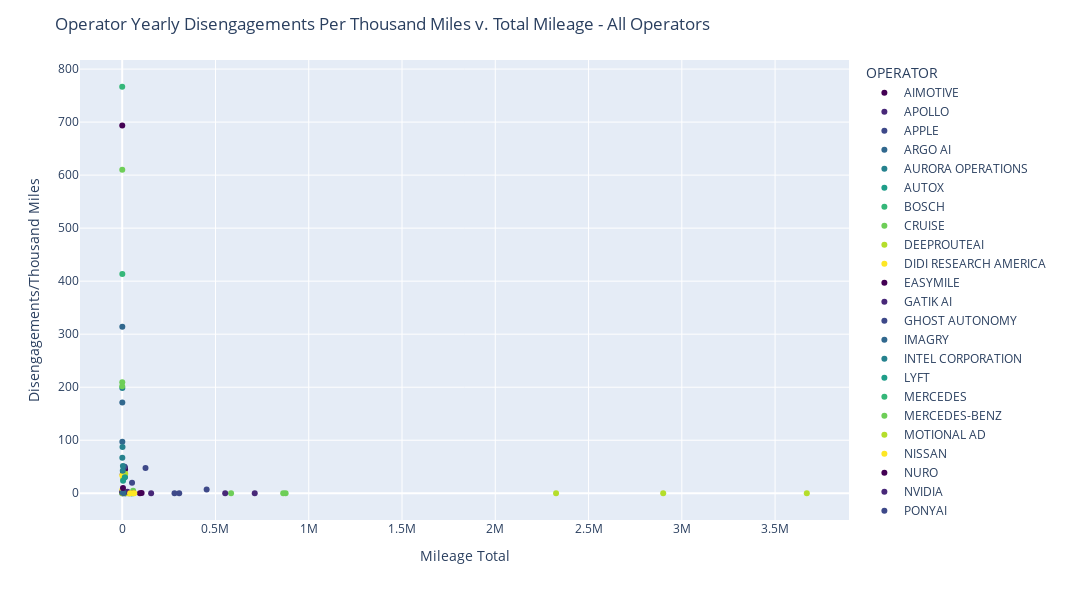

Notebook cell for this chart:
### Markdown cell above
### Graphing RATE of dsengagements against total miles

### Code cell
# Showing each operator each year 
fig = px.scatter(dptm, x="Mileage Total", y="Disengagements/Thousand Miles", color="OPERATOR",
                 color_discrete_sequence=px.colors.sequential.Viridis)
fig.update_layout(title='Operator Yearly Disengagements Per Thousand Miles v. Total Mileage - All Operators', height=600, width=1200)
fig.write_image("Images/disengagements_per_thousand_miles_vs_miles_driven.jpg")
fig.show()

### Figure 1 — Plotly figure (JSON) as saved in the notebook; plotly's stock layout.template omitted (floating-point values rounded to 4 significant figures)
{"data": [{"hovertemplate": "OPERATOR=AIMOTIVE<br>Mileage Total=%{x}<br>Disengagements/Thousand Miles=%{y}<extra></extra>", "legendgroup": "AIMOTIVE", "marker": {"color": "#440154", "symbol": "circle"}, "mode": "markers", "name": "AIMOTIVE", "orientation": "v", "showlegend": true, "type": "scatter", "x": [2976, 15215, 14880.0], "xaxis": "x", "y": [35.62, 44.69, 47.59], "yaxis": "y"}, {"hovertemplate": "OPERATOR=APOLLO<br>Mileage Total=%{x}<br>Disengagements/Thousand Miles=%{y}<extra></extra>", "legendgroup": "APOLLO", "marker": {"color": "#482878", "symbol": "circle"}, "mode": "markers", "name": "APOLLO", "orientation": "v", "showlegend": true, "type": "scatter", "x": [1468.0, 2477, 15310.0], "xaxis": "x", "y": [0.6814, 0, 0.1959], "yaxis": "y"}, {"hovertemplate": "OPERATOR=APPLE<br>Mileage Total=%{x}<br>Disengagements/Thousand Miles=%{y}<extra></extra>", "legendgroup": "APPLE", "marker": {"color": "#3e4989", "symbol": "circle"}, "mode": "markers", "name": "APPLE", "orientation": "v", "showlegend": true, "type": "scatter", "x": [13272, 125100.0, 452700.0], "xaxis": "x", "y": [49.95, 47.82, 7.055], "yaxis": "y"}, {"hovertemplate": "OPERATOR=ARGO AI<br>Mileage Total=%{x}<br>Disengagements/Thousand Miles=%{y}<extra></extra>", "legendgroup": "ARGO AI", "marker": {"color": "#31688e", "symbol": "circle"}, "mode": "markers", "name": "ARGO AI", "orientation": "v", "showlegend": true, "type": "scatter", "x": [36730.0, 18640.0], "xaxis": "x", "y": [0.02722, 0.05365], "yaxis": "y"}, {"hovertemplate": "OPERATOR=AURORA OPERATIONS<br>Mileage Total=%{x}<br>Disengagements/Thousand Miles=%{y}<extra></extra>", "legendgroup": "AURORA OPERATIONS", "marker": {"color": "#26828e", "symbol": "circle"}, "mode": "markers", "name": "AURORA OPERATIONS", "orientation": "v", "showlegend": true, "type": "scatter", "x": [12650.0, 25.86, 700.3], "xaxis": "x", "y": [0.7116, 0, 67.12], "yaxis": "y"}, {"hovertemplate": "OPERATOR=AUTOX<br>Mileage Total=%{x}<br>Disengagements/Thousand Miles=%{y}<extra></extra>", "legendgroup": "AUTOX", "marker": {"color": "#1f9e89", "symbol": "circle"}, "mode": "markers", "name": "AUTOX", "orientation": "v", "showlegend": true, "type": "scatter", "x": [50108, 49314, 7870], "xaxis": "x", "y": [0.01996, 0.02028, 0], "yaxis": "y"}, {"hovertemplate": "OPERATOR=BOSCH<br>Mileage Total=%{x}<br>Disengagements/Thousand Miles=%{y}<extra></extra>", "legendgroup": "BOSCH", "marker": {"color": "#35b779", "symbol": "circle"}, "mode": "markers", "name": "BOSCH", "orientation": "v", "showlegend": true, "type": "scatter", "x": [759.3], "xaxis": "x", "y": [413.5], "yaxis": "y"}, {"hovertemplate": "OPERATOR=CRUISE<br>Mileage Total=%{x}<br>Disengagements/Thousand Miles=%{y}<extra></extra>", "legendgroup": "CRUISE", "marker": {"color": "#6ece58", "symbol": "circle"}, "mode": "markers", "name": "CRUISE", "orientation": "v", "showlegend": true, "type": "scatter", "x": [876100.0, 863100.0, 583600.0], "xaxis": "x", "y": [0.02397, 0.01043, 0], "yaxis": "y"}, {"hovertemplate": "OPERATOR=DEEPROUTEAI<br>Mileage Total=%{x}<br>Disengagements/Thousand Miles=%{y}<extra></extra>", "legendgroup": "DEEPROUTEAI", "marker": {"color": "#b5de2b", "symbol": "circle"}, "mode": "markers", "name": "DEEPROUTEAI", "orientation": "v", "showlegend": true, "type": "scatter", "x": [30872, 761], "xaxis": "x", "y": [0.06478, 0], "yaxis": "y"}, {"hovertemplate": "OPERATOR=DIDI RESEARCH AMERICA<br>Mileage Total=%{x}<br>Disengagements/Thousand Miles=%{y}<extra></extra>", "legendgroup": "DIDI RESEARCH AMERICA", "marker": {"color": "#fde725", "symbol": "circle"}, "mode": "markers", "name": "DIDI RESEARCH AMERICA", "orientation": "v", "showlegend": true, "type": "scatter", "x": [40740.0, 38270.0, 4004.0], "xaxis": "x", "y": [0.02454, 0.05227, 0.2497], "yaxis": "y"}, {"hovertemplate": "OPERATOR=EASYMILE<br>Mileage Total=%{x}<br>Disengagements/Thousand Miles=%{y}<extra></extra>", "legendgroup": "EASYMILE", "marker": {"color": "#440154", "symbol": "circle"}, "mode": "markers", "name": "EASYMILE", "orientation": "v", "showlegend": true, "type": "scatter", "x": [320], "xaxis": "x", "y": [693.8], "yaxis": "y"}, {"hovertemplate": "OPERATOR=GATIK AI<br>Mileage Total=%{x}<br>Disengagements/Thousand Miles=%{y}<extra></extra>", "legendgroup": "GATIK AI", "marker": {"color": "#482878", "symbol": "circle"}, "mode": "markers", "name": "GATIK AI", "orientation": "v", "showlegend": true, "type": "scatter", "x": [1924, 1016, 634], "xaxis": "x", "y": [3.119, 2.953, 3.155], "yaxis": "y"}, {"hovertemplate": "OPERATOR=GHOST AUTONOMY<br>Mileage Total=%{x}<br>Disengagements/Thousand Miles=%{y}<extra></extra>", "legendgroup": "GHOST AUTONOMY", "marker": {"color": "#3e4989", "symbol": "circle"}, "mode": "markers", "name": "GHOST AUTONOMY", "orientation": "v", "showlegend": true, "type": "scatter", "x": [14560.0, 52770.0], "xaxis": "x", "y": [30.77, 19.59], "yaxis": "y"}, {"hovertemplate": "OPERATOR=IMAGRY<br>Mileage Total=%{x}<br>Disengagements/Thousand Miles=%{y}<extra></extra>", "legendgroup": "IMAGRY", "marker": {"color": "#31688e", "symbol": "circle"}, "mode": "markers", "name": "IMAGRY", "orientation": "v", "showlegend": true, "type": "scatter", "x": [731.2, 650.1, 723.6], "xaxis": "x", "y": [97.09, 313.8, 171.4], "yaxis": "y"}, {"hovertemplate": "OPERATOR=INTEL CORPORATION<br>Mileage Total=%{x}<br>Disengagements/Thousand Miles=%{y}<extra></extra>", "legendgroup": "INTEL CORPORATION", "marker": {"color": "#26828e", "symbol": "circle"}, "mode": "markers", "name": "INTEL CORPORATION", "orientation": "v", "showlegend": true, "type": "scatter", "x": [781], "xaxis": "x", "y": [198.5], "yaxis": "y"}, {"hovertemplate": "OPERATOR=LYFT<br>Mileage Total=%{x}<br>Disengagements/Thousand Miles=%{y}<extra></extra>", "legendgroup": "LYFT", "marker": {"color": "#1f9e89", "symbol": "circle"}, "mode": "markers", "name": "LYFT", "orientation": "v", "showlegend": true, "type": "scatter", "x": [11200.0], "xaxis": "x", "y": [2.054], "yaxis": "y"}, {"hovertemplate": "OPERATOR=MERCEDES<br>Mileage Total=%{x}<br>Disengagements/Thousand Miles=%{y}<extra></extra>", "legendgroup": "MERCEDES", "marker": {"color": "#35b779", "symbol": "circle"}, "mode": "markers", "name": "MERCEDES", "orientation": "v", "showlegend": true, "type": "scatter", "x": [58340.0], "xaxis": "x", "y": [0], "yaxis": "y"}, {"hovertemplate": "OPERATOR=MERCEDES-BENZ<br>Mileage Total=%{x}<br>Disengagements/Thousand Miles=%{y}<extra></extra>", "legendgroup": "MERCEDES-BENZ", "marker": {"color": "#6ece58", "symbol": "circle"}, "mode": "markers", "name": "MERCEDES-BENZ", "orientation": "v", "showlegend": true, "type": "scatter", "x": [58613, 52980.0], "xaxis": "x", "y": [4.641, 0.7173], "yaxis": "y"}, {"hovertemplate": "OPERATOR=MOTIONAL AD<br>Mileage Total=%{x}<br>Disengagements/Thousand Miles=%{y}<extra></extra>", "legendgroup": "MOTIONAL AD", "marker": {"color": "#b5de2b", "symbol": "circle"}, "mode": "markers", "name": "MOTIONAL AD", "orientation": "v", "showlegend": true, "type": "scatter", "x": [4939.0, 16210.0], "xaxis": "x", "y": [27.33, 36.57], "yaxis": "y"}, {"hovertemplate": "OPERATOR=NISSAN<br>Mileage Total=%{x}<br>Disengagements/Thousand Miles=%{y}<extra></extra>", "legendgroup": "NISSAN", "marker": {"color": "#fde725", "symbol": "circle"}, "mode": "markers", "name": "NISSAN", "orientation": "v", "showlegend": true, "type": "scatter", "x": [508, 1194.0, 4825], "xaxis": "x", "y": [33.46, 6.699, 3.523], "yaxis": "y"}, {"hovertemplate": "OPERATOR=NURO<br>Mileage Total=%{x}<br>Disengagements/Thousand Miles=%{y}<extra></extra>", "legendgroup": "NURO", "marker": {"color": "#440154", "symbol": "circle"}, "mode": "markers", "name": "NURO", "orientation": "v", "showlegend": true, "type": "scatter", "x": [59100.0, 94980.0, 104000.0], "xaxis": "x", "y": [0.3892, 0.1579, 0.4519], "yaxis": "y"}, {"hovertemplate": "OPERATOR=NVIDIA<br>Mileage Total=%{x}<br>Disengagements/Thousand Miles=%{y}<extra></extra>", "legendgroup": "NVIDIA", "marker": {"color": "#482878", "symbol": "circle"}, "mode": "markers", "name": "NVIDIA", "orientation": "v", "showlegend": true, "type": "scatter", "x": [28004, 7169.0], "xaxis": "x", "y": [2.928, 0.9764], "yaxis": "y"}, {"hovertemplate": "OPERATOR=PONYAI<br>Mileage Total=%{x}<br>Disengagements/Thousand Miles=%{y}<extra></extra>", "legendgroup": "PONYAI", "marker": {"color": "#3e4989", "symbol": "circle"}, "mode": "markers", "name": "PONYAI", "orientation": "v", "showlegend": true, "type": "scatter", "x": [305600.0, 280412], "xaxis": "x", "y": [0.06871, 0.07132], "yaxis": "y"}, {"hovertemplate": "OPERATOR=QCRAFT<br>Mileage Total=%{x}<br>Disengagements/Thousand Miles=%{y}<extra></extra>", "legendgroup": "QCRAFT", "marker": {"color": "#31688e", "symbol": "circle"}, "mode": "markers", "name": "QCRAFT", "orientation": "v", "showlegend": true, "type": "scatter", "x": [6320, 2589], "xaxis": "x", "y": [0.7911, 1.159], "yaxis": "y"}, {"hovertemplate": "OPERATOR=QUALCOMM TECHNOLOGIES<br>Mileage Total=%{x}<br>Disengagements/Thousand Miles=%{y}<extra></extra>", "legendgroup": "QUALCOMM TECHNOLOGIES", "marker": {"color": "#26828e", "symbol": "circle"}, "mode": "markers", "name": "QUALCOMM TECHNOLOGIES", "orientation": "v", "showlegend": true, "type": "scatter", "x": [1635, 3017, 3837], "xaxis": "x", "y": [87.46, 42.43, 51.34], "yaxis": "y"}, {"hovertemplate": "OPERATOR=TOYOTA RESEARCH INSTITUTE<br>Mileage Total=%{x}<br>Disengagements/Thousand Miles=%{y}<extra></extra>", "legendgroup": "TOYOTA RESEARCH INSTITUTE", "marker": {"color": "#1f9e89", "symbol": "circle"}, "mode": "markers", "name": "TOYOTA RESEARCH INSTITUTE", "orientation": "v", "showlegend": true, "type": "scatter", "x": [13959, 4774], "xaxis": "x", "y": [30.02, 23.46], "yaxis": "y"}, {"hovertemplate": "OPERATOR=UDELV<br>Mileage Total=%{x}<br>Disengagements/Thousand Miles=%{y}<extra></extra>", "legendgroup": "UDELV", "marker": {"color": "#35b779", "symbol": "circle"}, "mode": "markers", "name": "UDELV", "orientation": "v", "showlegend": true, "type": "scatter", "x": [60], "xaxis": "x", "y": [766.7], "yaxis": "y"}, {"hovertemplate": "OPERATOR=VALEO NORTH AMERICA<br>Mileage Total=%{x}<br>Disengagements/Thousand Miles=%{y}<extra></extra>", "legendgroup": "VALEO NORTH AMERICA", "marker": {"color": "#6ece58", "symbol": "circle"}, "mode": "markers", "name": "VALEO NORTH AMERICA", "orientation": "v", "showlegend": true, "type": "scatter", "x": [336, 339, 104], "xaxis": "x", "y": [610.1, 209.4, 201.9], "yaxis": "y"}, {"hovertemplate": "OPERATOR=WAYMO<br>Mileage Total=%{x}<br>Disengagements/Thousand Miles=%{y}<extra></extra>", "legendgroup": "WAYMO", "marker": {"color": "#b5de2b", "symbol": "circle"}, "mode": "markers", "name": "WAYMO", "orientation": "v", "showlegend": true, "type": "scatter", "x": [2326000.0, 2900000.0, 3670000.0], "xaxis": "x", "y": [0.1255, 0.05862, 0.05777], "yaxis": "y"}, {"hovertemplate": "OPERATOR=WERIDE CORP<br>Mileage Total=%{x}<br>Disengagements/Thousand Miles=%{y}<extra></extra>", "legendgroup": "WERIDE CORP", "marker": {"color": "#fde725", "symbol": "circle"}, "mode": "markers", "name": "WERIDE CORP", "orientation": "v", "showlegend": true, "type": "scatter", "x": [57970.0, 64560.0, 42380.0], "xaxis": "x", "y": [0.05175, 0.04647, 0.04719], "yaxis": "y"}, {"hovertemplate": "OPERATOR=WOVEN BY TOYOTA US<br>Mileage Total=%{x}<br>Disengagements/Thousand Miles=%{y}<extra></extra>", "legendgroup": "WOVEN BY TOYOTA US", "marker": {"color": "#440154", "symbol": "circle"}, "mode": "markers", "name": "WOVEN BY TOYOTA US", "orientation": "v", "showlegend": true, "type": "scatter", "x": [4194], "xaxis": "x", "y": [10.01], "yaxis": "y"}, {"hovertemplate": "OPERATOR=ZOOX<br>Mileage Total=%{x}<br>Disengagements/Thousand Miles=%{y}<extra></extra>", "legendgroup": "ZOOX", "marker": {"color": "#482878", "symbol": "circle"}, "mode": "markers", "name": "ZOOX", "orientation": "v", "showlegend": true, "type": "scatter", "x": [155125, 552133, 710400.0], "xaxis": "x", "y": [0.1354, 0.03803, 0.005631], "yaxis": "y"}], "layout": {"height": 600, "legend": {"title": {"text": "OPERATOR"}, "tracegroupgap": 0}, "margin": {"t": 60}, "title": {"text": "Operator Yearly Disengagements Per Thousand Miles v. Total Mileage - All Operators"}, "width": 1200, "xaxis": {"anchor": "y", "domain": [0, 1], "title": {"text": "Mileage Total"}}, "yaxis": {"anchor": "x", "domain": [0, 1], "title": {"text": "Disengagements/Thousand Miles"}}}}
